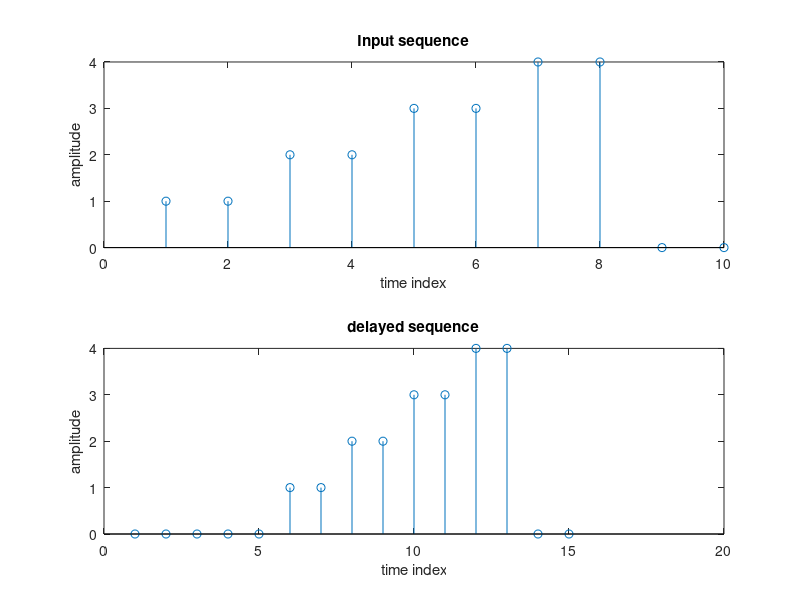

This figure's MATLAB source:

x= [1 1 2 2 3 3 4 4 0 0];
n=input('Enter the delay integer');
x1=length(x);
xn=x1+n;
for i=1:xn;
    if(i<=n)
        xn0(i)=0;
    else
        xn0(i)=x(i-n);
    end;
end;


subplot(2,1,1);
stem(x);
title('Input sequence');
xlabel('time index');
ylabel('amplitude');
subplot(2,1,2);
stem(xn0);
title('delayed sequence');
xlabel('time index');
ylabel('amplitude');
figure;
